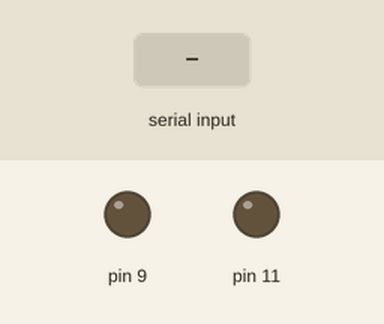
Recording of a sketch running on a simulated Arduino Uno, built with avr-gcc and run on an emulated ATmega328P. Parts: output pins drawn as LEDs (lit = HIGH). The inputs (shaded band) are chosen by the test bench.

Above: at 1.2 s.
1.3 s: "90,45,200\n" received over Serial
At 2.4 s:
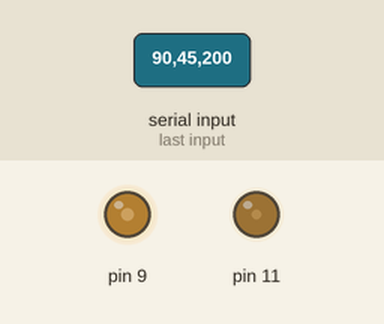
2.8 s: "30,150,10\n" received over Serial
At 3.6 s:
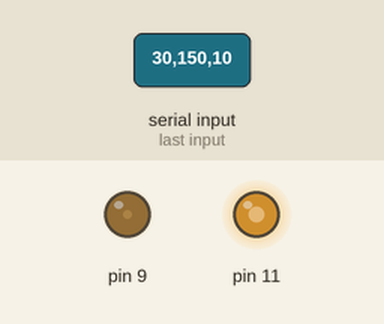
4.3 s: "5\n" received over Serial
At 4.7 s:
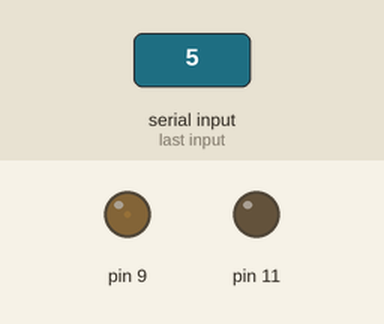
5.8 s: "90\n" received over Serial
At 7.0 s:
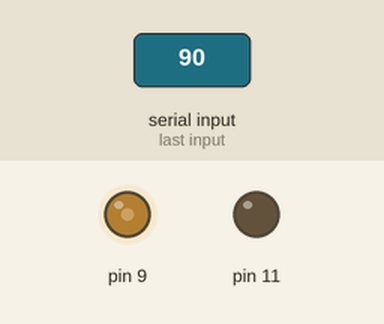
7.3 s: "200\n" received over Serial
At 8.2 s:
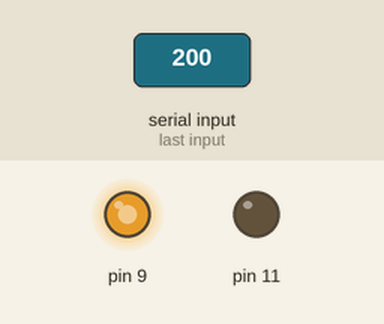
8.8 s: "1,90\n" received over Serial
At 9.3 s:
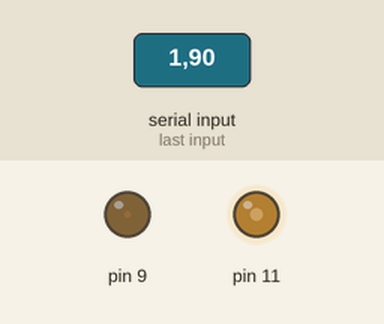
Timing chart, 0 to 11.3 s (numbered marks = the images above; inputs shaded):
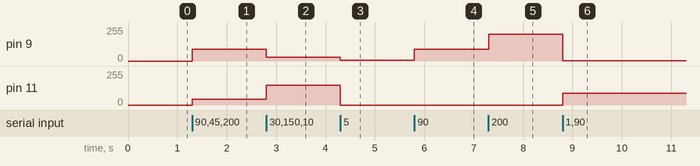

Measured:
- after the input at 1.3 s, pin 9: 0/255 → 90/255 at once; pin 11: 0/255 → 45/255 at once
- after the input at 2.8 s, pin 9: 90/255 → 30/255 at once; pin 11: 45/255 → 150/255 at once
- after the input at 4.3 s, pin 9: 30/255 → 5/255 at once; pin 11: 150/255 → 0/255 at once
- after the input at 5.8 s, pin 9: 5/255 → 90/255 at once
- after the input at 7.3 s, pin 9: 90/255 → 200/255 at once
- after the input at 8.8 s, pin 9: 200/255 → 1/255 at once; pin 11: 0/255 → 90/255 at once

The sketch:

recieveMultipleFromP5.ino
```cpp
// code to extract String of data from P5JS
const char marker = '\n'; //This is the end of message marker
char serialbuf[32]; //This gives the incoming serial some room. Change it if you want a longer incoming.


void setup() {
  Serial.begin(57600);
}

void loop() {
  // Read serial input:
  if (Serial.available() > 0) {
    static int bufpos = 0; //starts the buffer back at the first position in the incoming serial.read
    char inchar = Serial.read(); //assigns one byte (as serial.read()'s only input one byte at a time
    if (inchar != marker) { //if the incoming character is not the byte that is the incoming end marker
      serialbuf[bufpos] = inchar; //the buffer position in the array get assigned to the current read
      bufpos++; //once that has happend the buffer advances, doing this over and over again until the end of package marker is read.
    }

    else { //once the end of package marker has been read
      serialbuf[bufpos] = 0; //restart the buff
      bufpos = 0; //restart the position of the buff
      int val01 = atoi(subStr(serialbuf, ",", 1)); // recieve the 1st value and convert it to integer
      int val02 = atoi(subStr(serialbuf, ",", 2));

    //this is your output message!!!!
      analogWrite(9,val01); //send to led
      analogWrite(11,val02); //send to led
    }
  }
}


// function needed to extract the string of data from processing/P5JS.
char* subStr (char* input_string, char *separator, int segment_number) {
  char *act, *sub, *ptr;
  static char copy[20];
  int i;
  strcpy(copy, input_string);
  for (i = 1, act = copy; i <= segment_number; i++, act = NULL) {
    sub = strtok_r(act, separator, &ptr);
    if (sub == NULL) break;
  }
  return sub;
}
```
